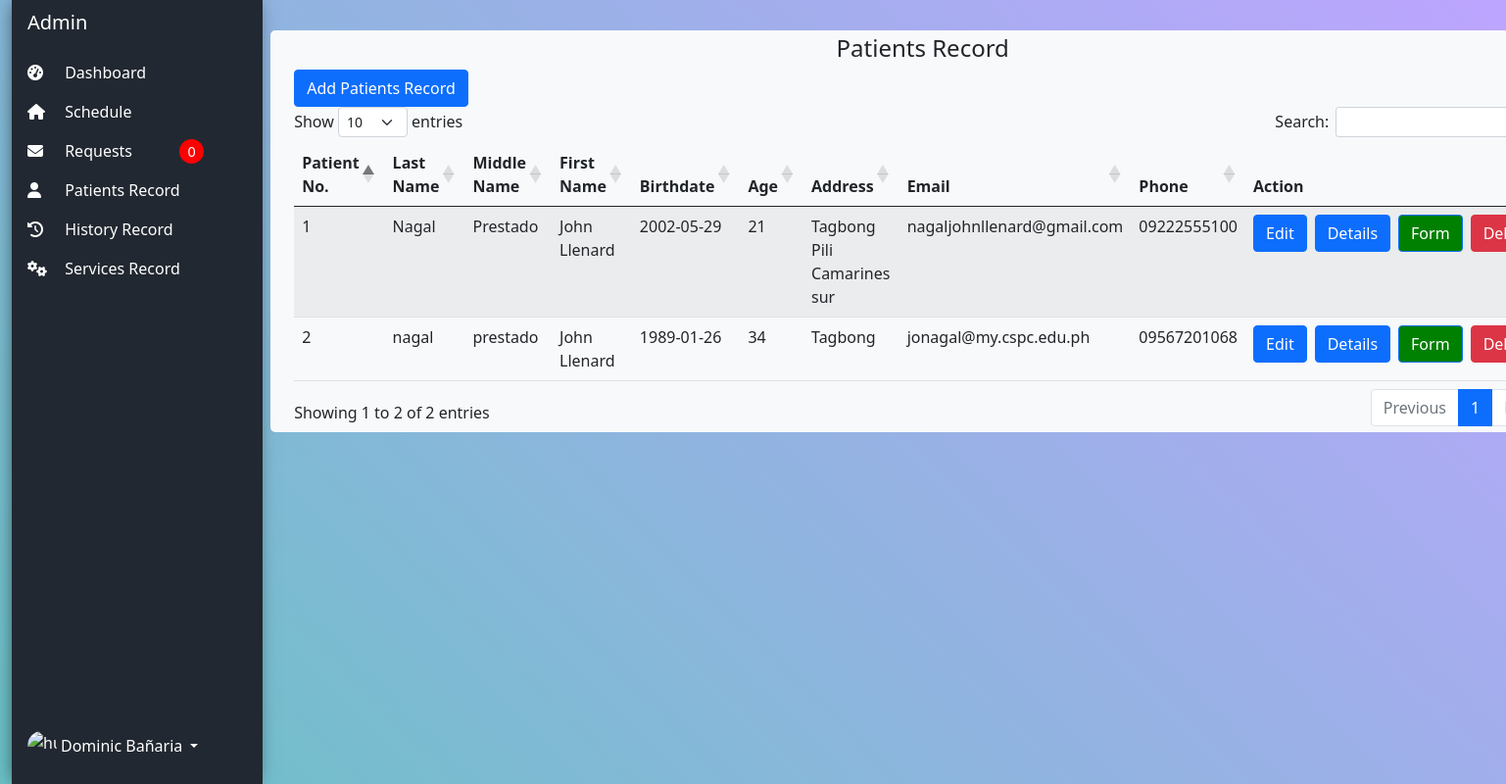
The app's page /admin/index.php?page=patients_record (signed in) with its own data.
### tables this page shows
CREATE TABLE `patient_tb` (
  `patient_id` int(11) NOT NULL,
  `firstName` varchar(100) NOT NULL,
  `middleName` varchar(100) NOT NULL,
  `lastName` varchar(100) NOT NULL,
  `birthdate` date DEFAULT NULL,
  `address` varchar(255) NOT NULL,
  `phone` varchar(11) NOT NULL,
  `email` varchar(100) DEFAULT NULL,
  `password` varchar(1000) NOT NULL
);

### admin/patients_record.php (the view, shortened to what this page needs)
<!DOCTYPE html>
<html lang="en">
<?php
include('../db-connect.php');
?>
<body>
    <div class="col py-1">
        <div class="container-fluid bg-light edges">
            <div class="col py-1">
                <div>
                    <h4 style="text-align:center">Patients Record</h4>
                </div>
                <table id="example" class="table table-striped" style="width:100%">
                    <thead>
                        <tr>
                            <?php echo "<button type='button' class='btn btn-primary' data-bs-toggle='modal' data-bs-target='#addRecord'> Add Patients Record</button>"; ?>
                        </tr>
                        <tr>
                            <th>Patient No.</th>
                            <th>Last Name</th>
                            <th>Middle Name</th>
                            <th>First Name</th>
                            <th>Birthdate</th>
                            <th>Age</th>
                            <th>Address</th>
                            <th>Email</th>
                            <th>Phone</th>
                            <th>Action</th>
                        </tr>
                    </thead>
                    <tbody>
                        <?php
                        $data = mysqli_query($conn, "SELECT * FROM patient_tb");
                        while ($row = mysqli_fetch_array($data)) {
                            $birthdate = new DateTime($row['birthdate']);
                            $currentDate = new DateTime();
                            $ageInterval = $birthdate->diff($currentDate);
                            $age = $ageInterval->y;
                            echo "<tr>";
                            echo "<td>" . $row['patient_id'] . "</td>";
                            echo "<td>" . $row['lastName'] . "</td>";
                            echo "<td>" . $row['middleName'] . "</td>";
                            echo "<td>" . $row['firstName'] . "</td>";
                            echo "<td>" . $row['birthdate'] . "</td>";
                            echo "<td>" . $age . "</td>";
                            echo "<td>" . $row['address'] . "</td>";
                            echo "<td>" . $row['email'] . "</td>";
                            echo "<td>" . $row['phone'] . "</td>";
                            echo "<td class='text-center'>";
                            echo "<div class='d-grid gap-2 d-sm-flex justify-content-sm-center'>";
                            echo "<button type='button' class='btn btn-primary edit-btn' data-bs-toggle='modal' data-bs-target='#addRecord' data-patient-id='" . $row['patient_id'] . "'>Edit</button>";
                            echo "<button type='button' class='btn btn-primary details-btn' data-bs-toggle='modal' data-bs-target='#detailsmodal' data-patient-id='" . $row['patient_id'] . "'>Details</button>";
                            echo "<button style='background-color: green;' type='button' class='btn btn-primary form-btn' data-bs-toggle='modal' data-bs-target='#formmodal' data-patient-id='" . $row['patient_id'] . "'>Form</button>";
                            echo "<button type='button' onclick='deleteStocks(" . $row['patient_id'] . ")' class='btn btn-danger' data-bs-toggle='modal' data-bs-request-id='" . $row['patient_id'] . "'>Delete</button>";
                            echo "</div>";
                            echo "</td>";
                            echo "</tr>";
                        }
                        ?>
                    </tbody>
                </table>
            </div>
        </div>
    </div>
</body>
</html>

### admin/index.php (shortened to what this page needs)
<?php
$name = $_SESSION['name'];
$link = $_SESSION['link'];
?>
<!DOCTYPE html>
<html lang="en">
<?php
include './inc/header.php';
?>
<body>
  <div class="container-fluid">
    <div class="row flex-nowrap" style="height:100vh;">
      <?php
      include './inc/navbar.php';
      $page = isset($_GET['page']) ? $_GET['page'] : 'home';
      if (!file_exists($page . ".php") && !is_dir($page)) {
        include '404.html';
      } else {
        if (is_dir($page))
          include $page . './home.php';
        else
          include $page . '.php';
      }
      ?>
    </div>
  </div>
</body>
</html>

### admin/inc/header.php (shortened to what this page needs)
<head>
    <link href="https://cdn.jsdelivr.net/npm/bootstrap@5.2.1/dist/css/bootstrap.min.css" rel="stylesheet">
    <link rel="stylesheet" href="https://cdn.jsdelivr.net/npm/bootstrap-icons@1.5.0/font/bootstrap-icons.css">
    <link rel="stylesheet" type="text/css" href="https://cdnjs.cloudflare.com/ajax/libs/twitter-bootstrap/5.2.0/css/bootstrap.min.css" />
    <link rel="stylesheet" href="https://cdn.datatables.net/1.12.1/css/dataTables.bootstrap5.min.css">
    <link rel="stylesheet" href="https://cdn.jsdelivr.net/npm/bootstrap@5.0.0-beta3/dist/css/bootstrap.min.css">
</head>

### admin/inc/navbar.php (shortened to what this page needs)
<?php
$mysqli = new mysqli("localhost", "root", "", "bdcmsdb");
$alertcount = "SELECT COUNT(*) AS PendingCount FROM requests_tb WHERE status = 'Pending'";
$result_Alert = $mysqli->query($alertcount);
$row_Alert = $result_Alert->fetch_assoc();
$Alert_Count = $row_Alert['PendingCount'];
?>
<div class="col-auto col-md-3 col-xl-2  px-0 newbg">
    <div class="col-auto col-xl-2 position">
        <div
            class="d-flex flex-column align-items-center align-items-sm-start px-3 pt-2 text-white min-vh-100 position">
            <a href="#" class="d-flex align-items-center pb-3 mb-md-0 me-md-auto text-white text-decoration-none">
                <span class="fs-5 d-none d-sm-inline" style="justify-items:center;">Admin</span>
            </a>
            <ul class="nav nav-pills flex-column mb-sm-auto mb-0 align-items-center align-items-sm-start" id="menu">
                <li class="nav-item">
                    <a href="./index.php?page=dashboard" class="nav-link align-middle px-0">
                        <i class="fa fa-tachometer-alt"></i> <span class="ms-1 d-none d-sm-inline">Dashboard</span>
                    </a>
                </li>
                <li class="nav-item">
                    <a href="./index.php" class="nav-link align-middle px-0">
                        <i class="fa fa-house"></i> <span class="ms-1 d-none d-sm-inline">Schedule</span>
                    </a>
                </li>
                <li class="nav-item">
                    <a href="./index.php?page=requests" class="nav-link px-0 align-middle">
                        <i class="fa fa-envelope"></i>
                        <span class="ms-1 d-none d-sm-inline">Requests</span>
                        <span class="ms-5 spancount align-middle">
                            <?php echo $Alert_Count; ?>
                        </span>
                    </a>
                </li>
                <li class="nav-item">
                    <a href="./index.php?page=patients_record" class="nav-link px-0 align-middle">
                        <i class="fa fa-user"></i> <span class="ms-1 d-none d-sm-inline">Patients Record</span>
                    </a>
                </li>
                <li class="nav-item">
                    <a href="./index.php?page=history" class="nav-link px-0 align-middle">
                        <i class="fa fa-history"></i> <span class="ms-1 d-none d-sm-inline">History Record</span>
                    </a>
                </li>
                <li class="nav-item">
                    <a href="./index.php?page=services" class="nav-link px-0 align-middle">
                        <i class="fa fa-cogs"></i> <span class="ms-1 d-none d-sm-inline">Services Record</span>
                    </a>
                </li>
            </ul>
            <div class="dropdown pb-4">
                <a href="#" class="d-flex align-items-center text-white text-decoration-none dropdown-toggle"
                    id="dropdownUser1" data-bs-toggle="dropdown" aria-expanded="false">
                    <img src="<?php echo $link?>"
                        alt="hugenerd" width="30" height="30" class="rounded-circle"
                        style="overflow: hidden;background-size: cover;background-position: center;">
                    <span class="d-none d-sm-inline mx-1"><?php echo $name?></span>
                </a>
            </div>
        </div>
    </div>
</div>

### admin/inc/navbar.php (style rules this page uses)
.spancount { color: #fff; background-color: rgb(255, 0, 0); font-size: 0.9em; width: 25px; height: 25px; border-radius: 50%; display: inline-flex; position: absolute; justify-content: center; align-items: center; }
.align-middle i { width: 30px; }
.newbg { background: #222831; border-right: 2px solid #222831; -webkit-box-shadow: 0 0 18px -3px rgba(0, 0, 0, 0.65); box-shadow: 0 0 18px -3px rgba(0, 0, 0, 0.65); }
.position { position: fixed; background: #222831; height: 100%; }
.nav-item a { color: #fff; }

### admin/patients_record.php (style rules this page uses)
.text-center .d-grid { align-items: center; }

### records on screen
patient_tb: patient_id "1", lastName "Nagal", middleName "Prestado", firstName "John Llenard", birthdate "2002-05-29", address "Tagbong Pili Camarines sur", email "nagaljohnllenard@gmail.com", phone "09222555100"
patient_tb: patient_id "2", lastName "nagal", middleName "prestado", firstName "John Llenard", birthdate "1989-01-26", address "Tagbong", email "jonagal@my.cspc.edu.ph", phone "09567201068"

### other values on screen
$Alert_Count "0"
$name "Dominic Bañaria"
